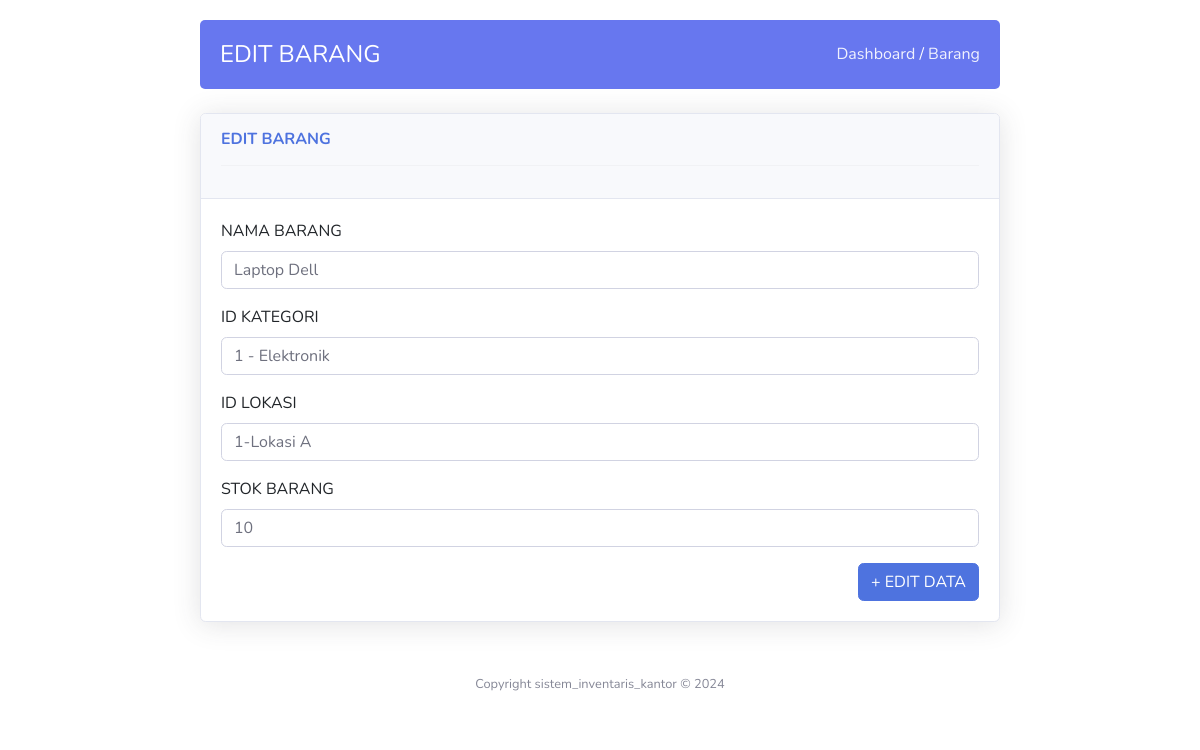
The page /back_end/barang/edit.php?id=1 on the database its author committed.
### tables this page shows
CREATE TABLE `barang` (
  `id_barang` int(11) NOT NULL,
  `nama_barang` varchar(100) NOT NULL,
  `id_kategori` int(11) NOT NULL,
  `id_lokasi` int(11) NOT NULL,
  `stok_barang` int(11) NOT NULL
);

CREATE TABLE `kategori` (
  `id_kategori` int(11) NOT NULL,
  `nama_kategori` varchar(100) NOT NULL
);

CREATE TABLE `lokasi` (
  `id_lokasi` int(11) NOT NULL,
  `nama_lokasi` varchar(100) NOT NULL
);

### back_end/barang/edit.php (the view, shortened to what this page needs)
<?php
include   '../../asset/header.php';
include "../../conn.php";
 if(isset($_GET['id'])) {
    $id_barang = $_GET['id'];
    $sql = "SELECT * FROM barang WHERE id_barang = $id_barang";
    $result = mysqli_query($conn, $sql);
    if(mysqli_num_rows($result) == 1) {
        $row = mysqli_fetch_assoc($result);
        $nama_barang = $row['nama_barang'];
        $id_lokasi = $row['id_lokasi'];
        $stok_barang = $row['stok_barang'];
    }else{
        echo "data tidak ada";
        exit;
    }
}else {
    echo "ID tidak ditemukan";
    exit;
}
?>
<link href="https://cdn.jsdelivr.net/npm/bootstrap@5.3.1/dist/css/bootstrap.min.css" rel="stylesheet">
<link href="https://cdnjs.cloudflare.com/ajax/libs/bootstrap-select/1.14.0-beta2/css/bootstrap-select.min.css" rel="stylesheet">
 <link href="../../vendor/fontawesome-free/css/all.min.css" rel="stylesheet" type="text/css">
  <link href="../../css/sb-admin-2.min.css" rel="stylesheet">
  <section class="section">
            <div class="section-header">
                <h1>EDIT BARANG</h1>
                <div class="section-header-breadcrumb">
                    <a href="home.php">Dashboard</a> /
                    <a href="../../barang.php">Barang</a>
                </div>
            </div>
        </section><br>
        <div class="container-fluid">
         <div class="card shadow mb-4 relative">
            <div class="card-header py-3">
              <h6 class="m-0 font-weight-bold text-primary">EDIT BARANG</h6>
              <hr>
            </div>
            <div class="card-body">
              <form action=""  method="post">
              <div class="mb-3">
                <label for="nama" class="form-label">NAMA BARANG</label>
                <input type="text" class="form-control" id="nama" name="nama_barang" placeholder="masukan barang" required autocomplete="off" value="<?= $nama_barang; ?>" >
              </div>
              <div class="mb-3">
                <label for="nama" class="form-label">ID KATEGORI</label>
                <select  class="selectpicker form-control" data-live-search="true" name="id_kategori" ata-style="border" data-max-options="10">
                              <?php
                                    $idDipilih = $row['id_kategori'];
                                  $query = "SELECT * FROM kategori ORDER BY nama_kategori ASC";
                                  $result = mysqli_query($conn, $query);
                                  while($row = mysqli_fetch_assoc($result))
                                  {
                                  ?>
                             <option value="<?= $row['id_kategori']; ?>" <?php if($row['id_kategori']=="$idDipilih"){?> selected="selected" <?php } ?>>  <?= $row['id_kategori'] .' - '. $row['nama_kategori'] ?>  </option>
                             <?php
                                  }
                                  ?>
                             </select>
              </div>
              <div class="mb-3">
                <label for="nama" class="form-label">ID LOKASI</label>
                <select  class="selectpicker form-control" data-live-search="true" name="id_lokasi" ata-style="border" data-max-options="10">
                              <?php
                                 $idDipilih = $id_lokasi;
                                  $query = "SELECT * FROM lokasi ORDER BY nama_lokasi ASC";
                                  $result = mysqli_query($conn, $query);
                                  while($lokasi = mysqli_fetch_assoc($result))
                                  {
                                  ?>
                             <option value="<?= $lokasi['id_lokasi']; ?>" <?php if($lokasi['id_lokasi']=="$idDipilih"){?> selected="selected" <?php } ?> >  <?= $lokasi['id_lokasi'].'-' .$lokasi['nama_lokasi'] ?>  </option>
                             <?php
                                  }
                                  ?>
                             </select>
              </div>
              <div class="mb-3">
                <label for="nama" class="form-label">STOK BARANG</label>
                <input type="text" class="form-control" id="" value="<?= $stok_barang; ?>" name="stok_barang" placeholder="masukan jumlah barang" required autocomplete="off" >
              </div>
                <button type="submit"  name="submit" class="btn btn-primary float-end" style="margin-left: 40%;" >+ EDIT DATA</i></button>
            </form>
            </div>
          </div>
        </div>
<?php
include "../../asset/footer.php";
?>

### back_end/barang/edit.php (style rules this page uses)
.card { margin: 5% 10% 25% 18%; width: 800px; }
.card { margin:auto; width: 800px; }
.section-header { background-color: #6777ef; padding: 20px; border-radius: 5px; color: white; display: flex; justify-content: space-between; align-items: center; width: 800px; margin:auto; margin-top: 20px; }
.section-header h1 { margin: 0; font-size: 24px; }
.section-header-breadcrumb a { color: #ffffff; text-decoration: none; opacity: 0.9; }
.section-header-breadcrumb { color: white; }

### rows shown on the page
barang: nama_barang "Laptop Dell", id_kategori "1 - Elektronik", id_lokasi "1-Lokasi A", stok_barang "10"
